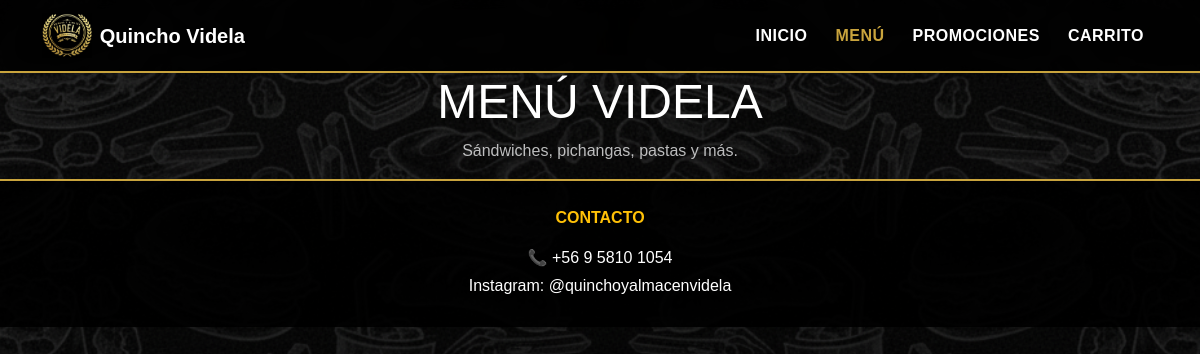
The app's page /menu/, older data.
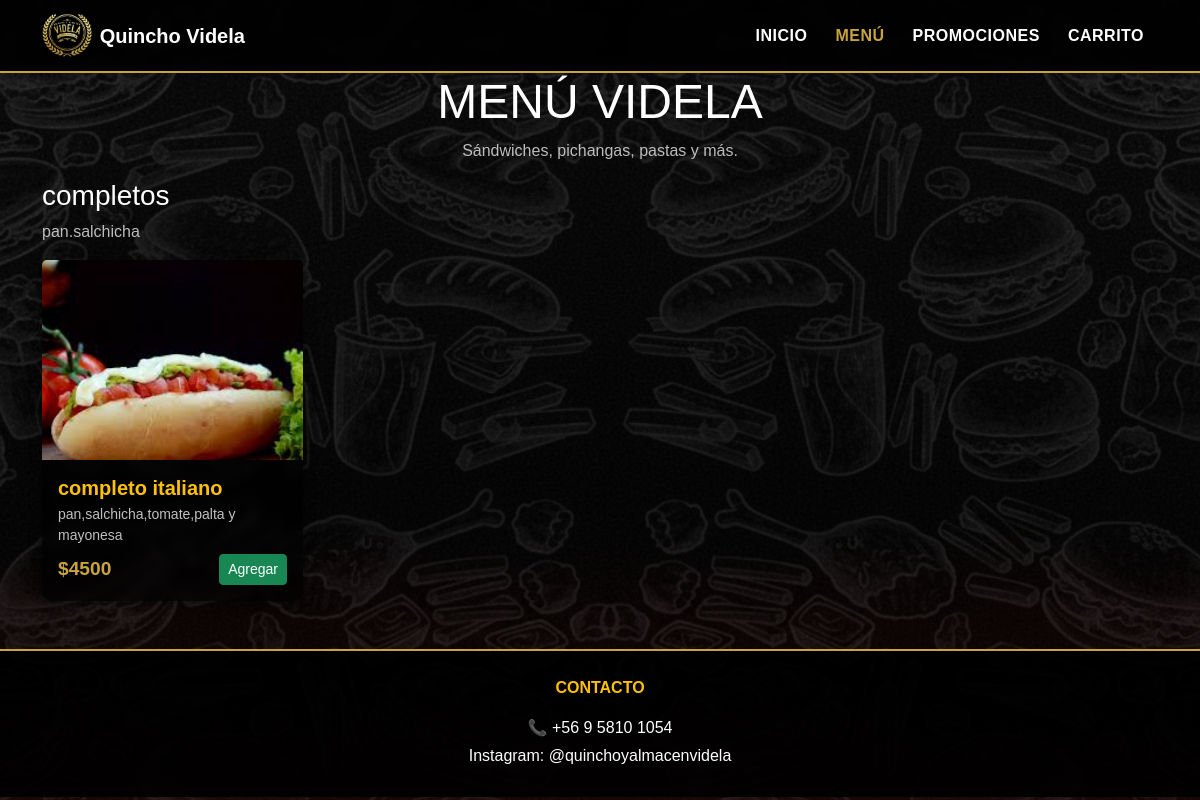
The same page, newer data.
### menu/models.py (models this page shows, shortened)
class Categoria(models.Model):
    nombre = models.CharField(max_length=100, unique=True)
    descripcion = models.TextField(blank=True)
    activa = models.BooleanField(default=True)
    class Meta:
        verbose_name_plural = "Categorías"

class Producto(models.Model):
    categoria = models.ForeignKey(Categoria, on_delete=models.SET_NULL, null=True, related_name="productos")
    nombre = models.CharField(max_length=150)
    descripcion = models.TextField(blank=True)
    precio = models.DecimalField(max_digits=10, decimal_places=2)
    imagen = models.ImageField(upload_to="productos/", blank=True, null=True)
    activo = models.BooleanField(default=True)

### menu/views.py (the view)
# urls.py: path("menu/", views.menu, name="menu"),
def menu(request: HttpRequest) -> HttpResponse:
    categorias = (
        Categoria.objects
        .filter(activa=True)
        .prefetch_related(
            Prefetch(
                "productos",
                queryset=Producto.objects.filter(activo=True).order_by("nombre")
            )
        )
        .order_by("nombre")
    )
    return render(request, "menu.html", {"categorias": categorias})

### menu/templates/menu.html (shortened to what this page needs)
{% load static %}
<!DOCTYPE html>
<html lang="es">
<head>
    <link href="https://cdn.jsdelivr.net/npm/bootstrap@5.3.3/dist/css/bootstrap.min.css" rel="stylesheet">
    <link rel="stylesheet" href="{% static 'estilo.css' %}">
</head>
<body>
<nav class="navbar navbar-expand-md navbar-dark bg-black shadow-sm sticky-top">
  <div class="container">
    <a class="navbar-brand d-flex align-items-center" href="/">
      <img src="{% static 'logo2.png' %}" alt="Videla Logo"
           class="me-2" style="height:45px;">
      <span class="fw-semibold">Quincho Videla</span>
    </a>
    <div class="collapse navbar-collapse" id="navVidela">
      <ul class="navbar-nav ms-auto">
        <li class="nav-item">
          <a class="nav-link" href="/">Inicio</a>
        </li>
        <li class="nav-item">
          <a class="nav-link active" href="{% url 'menu' %}">Menú</a>
        </li>
        <li class="nav-item">
          <a class="nav-link" href="{% url 'promociones' %}">Promociones</a>
        </li>
        <li class="nav-item">
          <a class="nav-link" href="{% url 'carrito' %}">Carrito</a>
        </li>
      </ul>
    </div>
  </div>
</nav>
<main>
    <section class="seccion text-center">
        <h1 class="titulo-dorado display-5">MENÚ VIDELA</h1>
        <p class="text-light opacity-75">Sándwiches, pichangas, pastas y más.</p>
    </section>
    <section class="seccion pt-0">
        <div class="container">
            {% for c in categorias %}
            <div class="mb-4 mb-md-5">
                <h2 class="titulo-dorado h3 text-start">{{ c.nombre }}</h2>
                {% if c.descripcion %}
                <p class="text-light opacity-75 mb-3">{{ c.descripcion }}</p>
                {% endif %}
                <div class="row g-4">
                    {% for p in c.productos.all %}
                    {% if p.activo %}
                    <div class="col-12 col-sm-6 col-md-4 col-lg-3">
                        <div class="card h-100">
                            {% if p.imagen %}
                            <img src="{{ p.imagen.url }}"
                                 alt="{{ p.nombre }}"
                                 class="card-img-top"
                                 style="height: 200px; object-fit: cover;">
                            {% endif %}
                            <div class="card-body d-flex flex-column">
                                <h5 class="card-title text-warning mb-1">{{ p.nombre }}</h5>
                                <p class="card-text small opacity-75 mb-2">
                                    {{ p.descripcion|default:""|truncatechars:80 }}
                                </p>
                                <div class="mt-auto d-flex justify-content-between align-items-center">
                                    <span class="price">
                                        ${{ p.precio|floatformat:0 }}
                                    </span>
                                    <a href="{% url 'agregar_carrito' p.id %}"
                                       class="btn btn-success btn-sm">
                                        Agregar
                                    </a>
                                </div>
                            </div>
                        </div>
                    </div>
                    {% endif %}
                    {% empty %}
                    <p class="text-light">No hay productos en esta categoría.</p>
                    {% endfor %}
                </div>
            </div>
            {% endfor %}
        </div>
    </section>
</main>
<footer id="contacto" class="footer text-center">
    <div class="container">
        <p class="text-warning fw-bold mb-3">CONTACTO</p>
        <p class="mb-1">📞 +56 9 5810 1054</p>
        <p class="mb-1">Instagram: @quinchoyalmacenvidela</p>
    </div>
</footer>
</body>
</html>

### menu/static/estilo.css (style rules this page uses)
body { font-family: 'Montserrat', sans-serif; background: url("/static/fondo.png") no-repeat center top; background-size: cover; background-attachment: fixed; color: #ffffff; }
body::before { content: ""; position: fixed; inset: 0; background: linear-gradient( rgba(0,0,0,0.25), rgba(0,0,0,0.35), rgba(0,0,0,0.45) ); z-index: -1; }
.navbar { background: rgba(0,0,0,0.90) !important; backdrop-filter: blur(6px); border-bottom: 2px solid #c9a43d; }
.navbar-nav .nav-link { color: #fff !important; font-weight: 600; letter-spacing: 0.5px; text-transform: uppercase; padding-left: 14px !important; padding-right: 14px !important; }
.navbar-nav .nav-link:hover, .navbar-nav .nav-link.active { color: #c9a43d !important; }
.card { border: none; background-color: rgba(0,0,0,0.65) !important; backdrop-filter: blur(4px); color: white; border-radius: 10px; box-shadow: 0 0 12px rgba(0,0,0,0.5); }
.card .price { font-size: 1.2rem; font-weight: 700; color: #c9a43d; }
.card .card-title { font-weight: 700; color: #fff; }
footer { background: rgba(0,0,0,0.90); border-top: 2px solid #c9a43d; padding: 25px 0; color: #ffffff; }

Row changes from the older to the newer data that the page shows:
added Categoria: nombre "completos", descripcion "pan.salchicha"
added Producto: imagen (picture), nombre "completo italiano", descripcion "pan,salchicha,tomate,palta y mayonesa", precio "4500"
